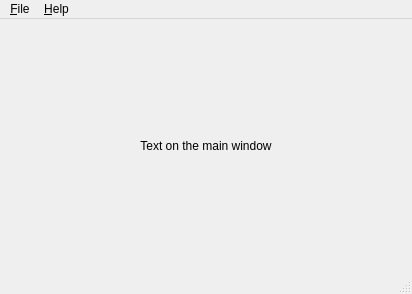
<?xml version="1.0" encoding="UTF-8"?>
<ui version="4.0">
 <class>MainWindow</class>
 <widget class="QMainWindow" name="MainWindow">
  <property name="geometry">
   <rect>
    <x>0</x>
    <y>0</y>
    <width>412</width>
    <height>294</height>
   </rect>
  </property>
  <property name="windowTitle">
   <string>Title</string>
  </property>
  <widget class="QWidget" name="centralwidget">
   <layout class="QVBoxLayout">
    <property name="spacing">
     <number>6</number>
    </property>
    <property name="margin">
     <number>9</number>
    </property>
    <item>
     <widget class="QLabel" name="label">
      <property name="text">
       <string>Text on the main window</string>
      </property>
      <property name="alignment">
       <set>Qt::AlignCenter</set>
      </property>
     </widget>
    </item>
   </layout>
  </widget>
  <widget class="QMenuBar" name="menubar">
   <property name="geometry">
    <rect>
     <x>0</x>
     <y>0</y>
     <width>412</width>
     <height>25</height>
    </rect>
   </property>
   <widget class="QMenu" name="menu_File">
    <property name="title">
     <string>&amp;File</string>
    </property>
    <addaction name="action_New_Window"/>
    <addaction name="separator"/>
    <addaction name="actionE_xit"/>
   </widget>
   <widget class="QMenu" name="menu_Help">
    <property name="title">
     <string>&amp;Help</string>
    </property>
    <addaction name="actionContents"/>
    <addaction name="actionIndex"/>
    <addaction name="separator"/>
    <addaction name="actionAbout_Qt"/>
   </widget>
   <addaction name="menu_File"/>
   <addaction name="menu_Help"/>
  </widget>
  <widget class="QStatusBar" name="statusbar"/>
  <action name="actionContents">
   <property name="text">
    <string>Contents</string>
   </property>
  </action>
  <action name="actionIndex">
   <property name="text">
    <string>Index</string>
   </property>
  </action>
  <action name="actionAbout_Qt">
   <property name="text">
    <string>About &amp;Qt</string>
   </property>
   <property name="toolTip">
    <string>Show the About Qt window</string>
   </property>
  </action>
  <action name="action_New_Window">
   <property name="text">
    <string>&amp;New Window</string>
   </property>
  </action>
  <action name="actionE_xit">
   <property name="text">
    <string>E&amp;xit</string>
   </property>
  </action>
 </widget>
 <resources/>
 <connections/>
</ui>
